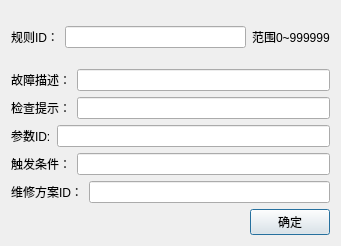
<?xml version="1.0" encoding="UTF-8"?>
<ui version="4.0">
 <class>RuleEditDialog</class>
 <widget class="QDialog" name="RuleEditDialog">
  <property name="windowModality">
   <enum>Qt::ApplicationModal</enum>
  </property>
  <property name="geometry">
   <rect>
    <x>0</x>
    <y>0</y>
    <width>341</width>
    <height>246</height>
   </rect>
  </property>
  <property name="windowTitle">
   <string>添加规则</string>
  </property>
  <layout class="QVBoxLayout" name="verticalLayout">
   <item>
    <layout class="QHBoxLayout" name="horizontalLayout_7">
     <item>
      <widget class="QLabel" name="label_6">
       <property name="text">
        <string>规则ID：</string>
       </property>
      </widget>
     </item>
     <item>
      <widget class="QLineEdit" name="lineEdit_ruleID_2"/>
     </item>
     <item>
      <widget class="QLabel" name="label_14">
       <property name="text">
        <string>范围0~999999</string>
       </property>
      </widget>
     </item>
    </layout>
   </item>
   <item>
    <layout class="QHBoxLayout" name="horizontalLayout_8">
     <item>
      <widget class="QLabel" name="label_10">
       <property name="text">
        <string>故障描述：</string>
       </property>
      </widget>
     </item>
     <item>
      <widget class="QLineEdit" name="lineEdit_errDesc"/>
     </item>
    </layout>
   </item>
   <item>
    <layout class="QHBoxLayout" name="horizontalLayout_9">
     <item>
      <widget class="QLabel" name="label_11">
       <property name="text">
        <string>检查提示：</string>
       </property>
      </widget>
     </item>
     <item>
      <widget class="QLineEdit" name="lineEdit_detectTip"/>
     </item>
    </layout>
   </item>
   <item>
    <layout class="QHBoxLayout" name="horizontalLayout_11">
     <item>
      <widget class="QLabel" name="label_13">
       <property name="text">
        <string>参数ID:</string>
       </property>
      </widget>
     </item>
     <item>
      <widget class="QLineEdit" name="lineEdit_paramID"/>
     </item>
    </layout>
   </item>
   <item>
    <layout class="QHBoxLayout" name="horizontalLayout_15">
     <item>
      <widget class="QLabel" name="label">
       <property name="text">
        <string>触发条件：</string>
       </property>
      </widget>
     </item>
     <item>
      <widget class="QLineEdit" name="lineEdit_Judy"/>
     </item>
    </layout>
   </item>
   <item>
    <layout class="QHBoxLayout" name="horizontalLayout_10">
     <item>
      <widget class="QLabel" name="label_12">
       <property name="text">
        <string>维修方案ID：</string>
       </property>
      </widget>
     </item>
     <item>
      <widget class="QLineEdit" name="lineEdit_schemeID"/>
     </item>
    </layout>
   </item>
   <item>
    <layout class="QHBoxLayout" name="horizontalLayout_14">
     <item>
      <spacer name="horizontalSpacer">
       <property name="orientation">
        <enum>Qt::Horizontal</enum>
       </property>
       <property name="sizeHint" stdset="0">
        <size>
         <width>40</width>
         <height>20</height>
        </size>
       </property>
      </spacer>
     </item>
     <item>
      <widget class="QPushButton" name="pushButton">
       <property name="text">
        <string>确定</string>
       </property>
      </widget>
     </item>
    </layout>
   </item>
  </layout>
 </widget>
 <resources/>
 <connections/>
</ui>
